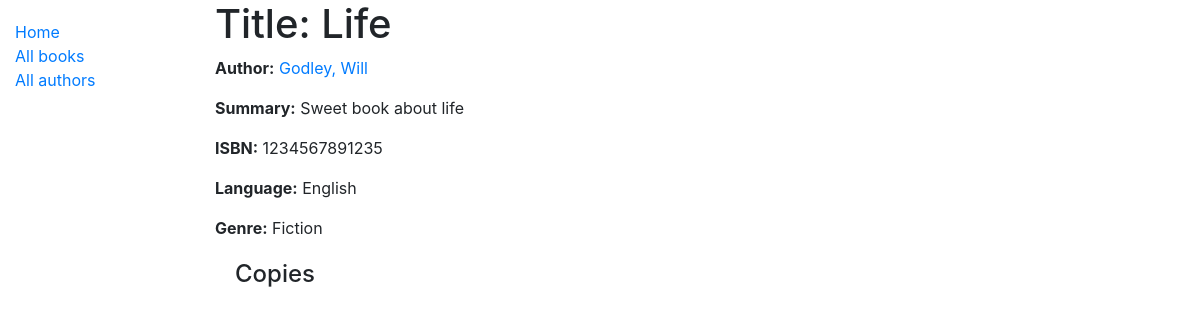
The page /catalog/book/1 on the database as committed earlier.
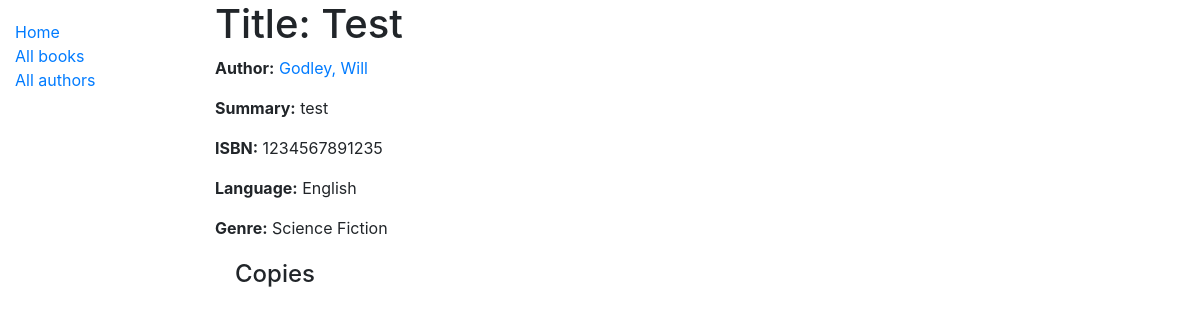
The same page on the database as committed later.
### catalog/models.py (models this page shows, shortened)
class Book(models.Model):
    title = models.CharField(max_length=200)
    author = models.ForeignKey('Author', on_delete=models.SET_NULL, null=True)
    summary = models.TextField(max_length=1000, help_text='Enter a brief description of the book')
    isbn = models.CharField('ISBN', max_length=13, help_text='13 Character <a href="https://www.isbn-international.org/content/what-isbn">ISBN number</a>')
    genre = models.ManyToManyField(Genre, help_text='Select a genre for this book')
    language = models.ForeignKey('Language', on_delete=models.SET_NULL, null=True)
    def display_genre(self):
        """Create a string for the Genre. This is required to display genre in Admin."""
        return ', '.join(genre.name for genre in self.genre.all()[:3])
    display_genre.short_description = 'Genre'

class Author(models.Model):
    id = models.UUIDField(primary_key=True, default=uuid.uuid4, help_text='Unique ID for this particular author across whole library')
    first_name = models.CharField(max_length=100)
    last_name = models.CharField(max_length=100)
    date_of_birth = models.DateField(null=True, blank=True)
    date_of_death = models.DateField('Died', null=True, blank=True)
    class Meta:
        ordering = ['last_name', 'first_name']
    def __str__(self):
        return f'{self.last_name}, {self.first_name}'

class Language(models.Model):
    name = models.CharField(max_length=200, help_text="Enter the book's natural language (e.g. English, French, Japanese etc.)")
    def __str__(self):
        return self.name

class Genre(models.Model):
    name = models.CharField(max_length=200, help_text='Enter a book genre (e.g. Science Fiction)')
    def __str__(self):
        return self.name

### catalog/views.py (the view)
# urls.py: path('book/<int:pk>', views.BookDetailView.as_view(), name='book-detail'),
class BookDetailView(generic.DetailView):
    model = Book

### catalog/templates/catalog/book_detail.html (shortened to what this page needs)
{% extends "base_generic.html" %}
{% block content %}
  <h1>Title: {{ book.title }}</h1>
  <p><strong>Author:</strong> <a href="{% url 'author-detail' book.author.pk %}">{{ book.author }}</a></p>
  <p><strong>Summary:</strong> {{ book.summary }}</p>
  <p><strong>ISBN:</strong> {{ book.isbn }}</p>
  <p><strong>Language:</strong> {{ book.language }}</p>
  <p><strong>Genre:</strong> {% for genre in book.genre.all %} {{ genre }}{% if not forloop.last %}, {% endif %}{% endfor %}</p>
  <div style="margin-left:20px;margin-top:20px">
    <h4>Copies</h4>
  </div>
{% endblock %}

### catalog/templates/base_generic.html (shortened to what this page needs)
<!DOCTYPE html>
<html lang="en">
<head>
    <link rel="stylesheet" href="https://stackpath.bootstrapcdn.com/bootstrap/4.1.3/css/bootstrap.min.css">
    {% load static %}
    <link rel="stylesheet" href="{% static 'css/styles.css' %}">
</head>
<body>
  <div class="container-fluid">
    <div class="row">
      <div class="col-sm-2">
      {% block sidebar %}
        <ul class="sidebar-nav">
          <li><a href="{% url 'index' %}">Home</a></li>
          <li><a href="{% url 'books' %}">All books</a></li>
          <li><a href="{% url 'authors' %}">All authors</a></li>
        </ul>
     {% endblock %}
      </div>
      <div class="col-sm-10 ">{% block content %}{% endblock %}</div>
    </div>
  </div>
</body>
</html>

### catalog/static/css/styles.css (style rules this page uses)
.sidebar-nav { margin-top: 20px; padding: 0; list-style: none; }

Rows that differ between the two databases and show on the page:
removed Genre: name "Fiction"
changed Book "Godley, Will": title "Life" → "Test"; summary "Sweet book about life" → "test"
now on this page (row unchanged): Genre: name "Science Fiction"
